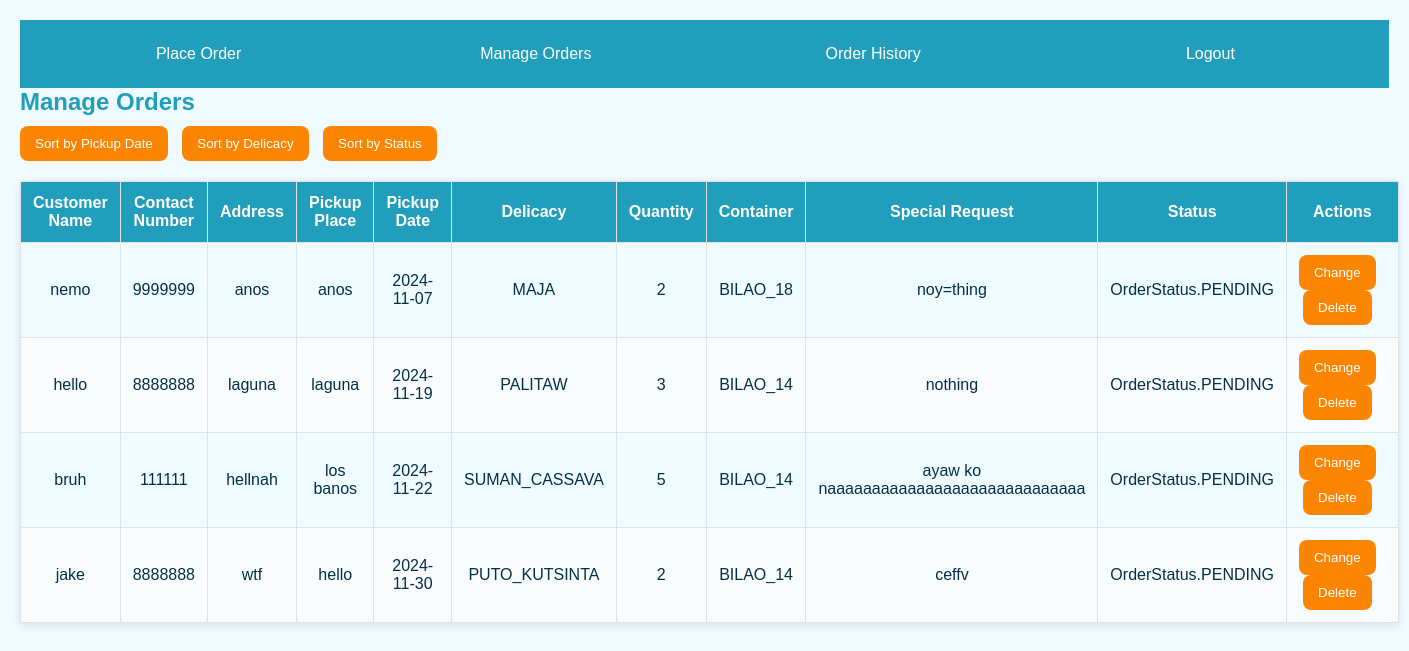
The page /order_management on the database as committed earlier.
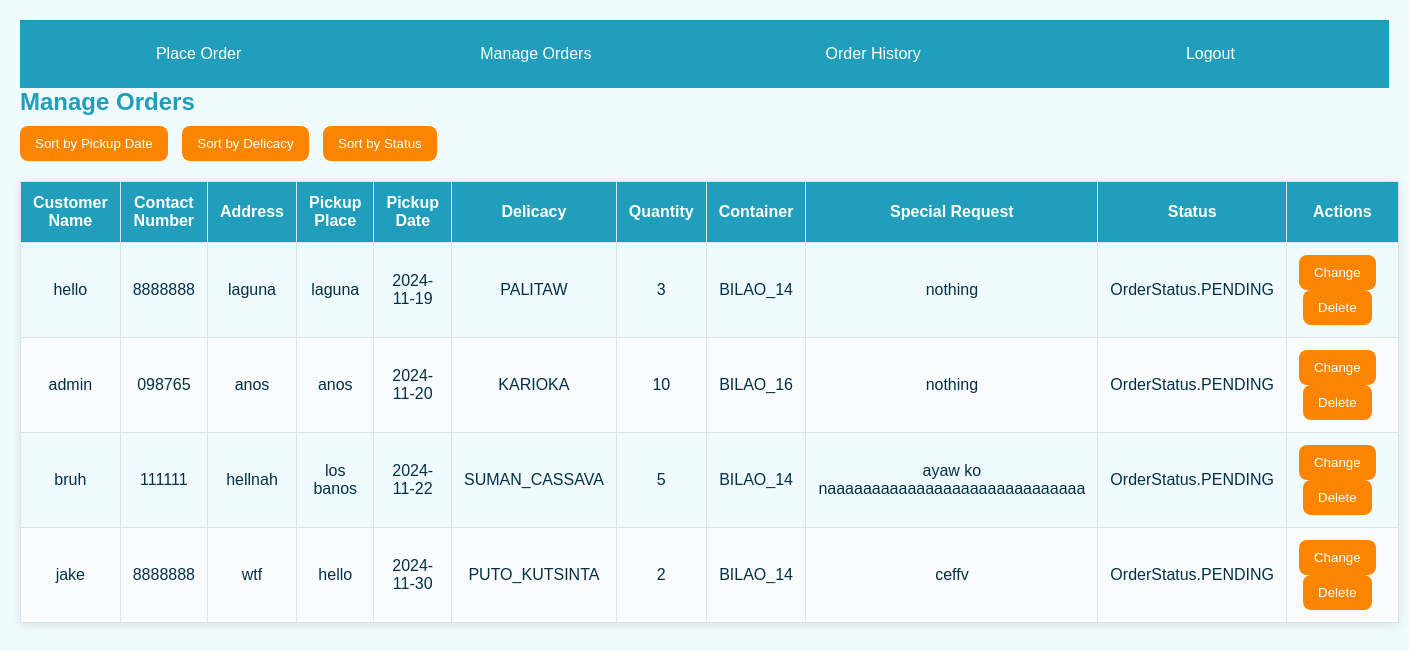
The same page on the database as committed later.
### main.py (models this page shows)
class Order(db.Model):
    __tablename__ = 'orders'
    id = db.Column(db.Integer, primary_key=True)
    user_id = db.Column(db.Integer, ForeignKey('users.id'), nullable=False)
    buyer_id = db.Column(db.Integer, ForeignKey('buyer_info.id'), nullable=False)
    delicacy = db.Column(db.Enum(DelicacyType), nullable=False)
    quantity = db.Column(db.Integer, nullable=False)
    container_size = db.Column(db.Enum(ContainerSize), nullable=False)
    special_request = db.Column(db.String(255))
    pickup_place = db.Column(db.String(255), nullable=False)
    pickup_date = db.Column(db.Date, nullable=False, default=datetime.utcnow)
    status = db.Column(db.Enum(OrderStatus), default=OrderStatus.PENDING, nullable=False)
    user = relationship("User", back_populates="orders")
    buyer = relationship("BuyerInfo", back_populates="orders")

class BuyerInfo(db.Model):
    __tablename__ = 'buyer_info'
    id = db.Column(db.Integer, primary_key=True)
    name = db.Column(db.String(100), nullable=False)
    contact_number = db.Column(db.String(15), nullable=False)
    address = db.Column(db.String(255), nullable=False)
    orders = relationship("Order", back_populates="buyer")

### main.py (the view)
@app.route('/order_management')
def order_management():
    sort_by = request.args.get('sort_by', default='pickup_date', type=str)
    sort_algorithm = request.args.get('sort_algorithm', default='radix', type=str)
    valid_sort_fields = ['pickup_date', 'delicacy', 'status']
    valid_sort_algorithms = ['radix', 'quick', 'cycle']  # Update with valid sorting algorithms you want to support
    if sort_by not in valid_sort_fields:
        return "Invalid sort option!", 400  # Return error if invalid option is passed
    if sort_algorithm not in valid_sort_algorithms:
        return "Invalid sort algorithm!", 400  # Return error if invalid sorting algorithm is passed
    orders = Order.query.filter(Order.status != OrderStatus.REMOVED).all()  # Example: Exclude removed orders
    if sort_algorithm == 'radix':
        if sort_by == 'pickup_date':
            orders = radix_sort_by_date(orders)  # Call radix sort by date
    elif sort_algorithm == 'quick':
        if sort_by == 'delicacy':
            orders = quick_sort_delicacy(orders)
    elif sort_algorithm == 'cycle':
        if sort_by == 'status':
            orders = cycle_sort_status(orders)
    return render_template('order_management.html', orders=orders)

### main.py (called while the page is built, shortened)
@app.before_request
def create_tables():
    db.create_all()

def radix_sort_by_date(orders):
    def get_date_key(order):
        return (order.pickup_date.year, order.pickup_date.month, order.pickup_date.day)
    return radix_sort_orders(orders, get_date_key)

def radix_sort_orders(orders, key_func):
    def get_digit(key, exp):
        key_str = ''.join(str(i).zfill(4) for i in key)  # Pad numbers with leading zeros for uniform length
        return int(key_str[-(exp + 1)]) if len(key_str) > exp else 0
    max_value = max([len(''.join(str(i).zfill(4) for i in key_func(order))) for order in orders])
    for exp in range(max_value):
        buckets = [[] for _ in range(10)]
        for order in orders:
            key = key_func(order)
            digit = get_digit(key, exp)
            buckets[digit].append(order)
        orders = [order for bucket in buckets for order in bucket]
    return orders

### templates/order_management.html (shortened to what this page needs)
<!DOCTYPE html>
<html lang="en">
<head>
   <link rel="stylesheet" href="{{ url_for('static', filename='order_management.css') }}">
</head>
<body>
   <nav>
      <a href="{{ url_for('order_form') }}">Place Order</a>
      <a href="{{ url_for('order_management') }}">Manage Orders</a>
      <a href="{{ url_for('order_history') }}">Order History</a>
      <a href="{{ url_for('login') }}">Logout</a>
   </nav>
      <h2>Manage Orders</h2>
     <button onclick="location.href='{{ url_for('order_management', sort_by='pickup_date') }}'">Sort by Pickup Date</button>
     <button onclick="location.href='{{ url_for('order_management', sort_by='delicacy') }}'">Sort by Delicacy</button>
     <button onclick="location.href='{{ url_for('order_management', sort_by='status') }}'">Sort by Status</button>
      <table id="ordersTable">
         <thead>
            <tr>
               <th>Customer Name</th>
               <th>Contact Number</th>
               <th>Address</th>
               <th>Pickup Place</th>
               <th>Pickup Date</th>
               <th>Delicacy</th>
               <th>Quantity</th>
               <th>Container</th>
               <th>Special Request</th>
               <th>Status</th>
               <th>Actions</th>
            </tr>
         </thead>
         <tbody>
            {% for order in orders %}
            <tr id="order_{{ order.id }}">
               <td><span class="order_field" id="customer_name_{{ order.id }}">{{ order.buyer.name }}</span>
                   <input type="text" id="input_customer_name_{{ order.id }}" value="{{ order.buyer.name }}" style="display:none;"></td>
               <td><span class="order_field" id="contact_number_{{ order.id }}">{{ order.buyer.contact_number }}</span>
                   <input type="text" id="input_contact_number_{{ order.id }}" value="{{ order.buyer.contact_number }}" style="display:none;"></td>
               <td><span class="order_field" id="address_{{ order.id }}">{{ order.buyer.address }}</span>
                   <input type="text" id="input_address_{{ order.id }}" value="{{ order.buyer.address }}" style="display:none;"></td>
               <td><span class="order_field" id="pickup_place_{{ order.id }}">{{ order.pickup_place }}</span>
                   <input type="text" id="input_pickup_place_{{ order.id }}" value="{{ order.pickup_place }}" style="display:none;"></td>
               <td><span class="order_field" id="pickup_date_{{ order.id }}">{{ order.pickup_date.strftime('%Y-%m-%d') }}</span>
                   <input type="date" id="input_pickup_date_{{ order.id }}" value="{{ order.pickup_date.strftime('%Y-%m-%d') }}" style="display:none;"></td>
               <td><span class="order_field" id="delicacy_{{ order.id }}">{{ order.delicacy.name }}</span>
                   <input type="text" id="input_delicacy_{{ order.id }}" value="{{ order.delicacy.name }}" style="display:none;"></td>
               <td><span class="order_field" id="quantity_{{ order.id }}">{{ order.quantity }}</span>
                   <input type="number" id="input_quantity_{{ order.id }}" value="{{ order.quantity }}" style="display:none;"></td>
               <td><span class="order_field" id="container_{{ order.id }}">{{ order.container_size.value }}</span>
                   <input type="text" id="input_container_{{ order.id }}" value="{{ order.container_size.value }}" style="display:none;"></td>
               <td><span class="order_field" id="special_request_{{ order.id }}">{{ order.special_request }}</span>
                   <input type="text" id="input_special_request_{{ order.id }}" value="{{ order.special_request }}" style="display:none;"></td>
               <td><span class="order_field" id="status_{{ order.id }}">{{ order.status }}</span>
                   </td>
               <td>
                   <button id="change_button_{{ order.id }}" onclick="editOrder({{ order.id }})">Change</button>
                   <button onclick="deleteOrder({{ order.id }})">Delete</button>
               </td>
            </tr>
            {% endfor %}
         </tbody>
      </table>
</body>
</html>

### static/order_management.css (style rules this page uses)
* { margin: 0; padding: 0; box-sizing: border-box; font-family: Arial, sans-serif; }
body { background-color: #F0FBFF; color: #023047; font-size: 16px; padding: 20px; }
nav { background-color: #219EBC; padding: 10px; text-align: center; display: flex; justify-content: center; flex-wrap: wrap; }
nav a { color: #FFFFFF; text-decoration: none; margin: 5px; padding: 10px 15px; border-radius: 8px; transition: background-color 0.3s ease; flex: 1; min-width: 120px; text-align: center; }
h2 { color: #219EBC; margin-bottom: 10px; }
button { background-color: #FB8500; color: #FFFFFF; padding: 10px 15px; border: none; border-radius: 8px; cursor: pointer; margin-right: 10px; transition: background-color 0.3s ease; }
#ordersTable { width: 100%; border-collapse: collapse; margin-top: 20px; border: 1px solid #DDE3E7; box-shadow: 0 2px 10px rgba(0, 0, 0, 0.1); }
#ordersTable th, #ordersTable td { padding: 12px; border: 1px solid #DDE3E7; text-align: center; width: auto; }
#ordersTable th { background-color: #219EBC; color: #FFFFFF; }
#ordersTable tr:nth-child(even) { background-color: #F9FBFD; }
th, td { padding: 12px 15px; text-align: center; }

Rows that differ between the two databases and show on the page:
removed Order: buyer.name "nemo", buyer.contact_number "9999999", buyer.address "anos", pickup_place "anos", pickup_date "2024-11-07", delicacy.name "MAJA", quantity "2", container_size.value "BILAO_18", special_request "noy=thing", status "OrderStatus.PENDING"
added Order: buyer.name "admin", buyer.contact_number "098765", buyer.address "anos", pickup_place "anos", pickup_date "2024-11-20", delicacy.name "KARIOKA", quantity "10", container_size.value "BILAO_16", special_request "nothing", status "OrderStatus.PENDING"
